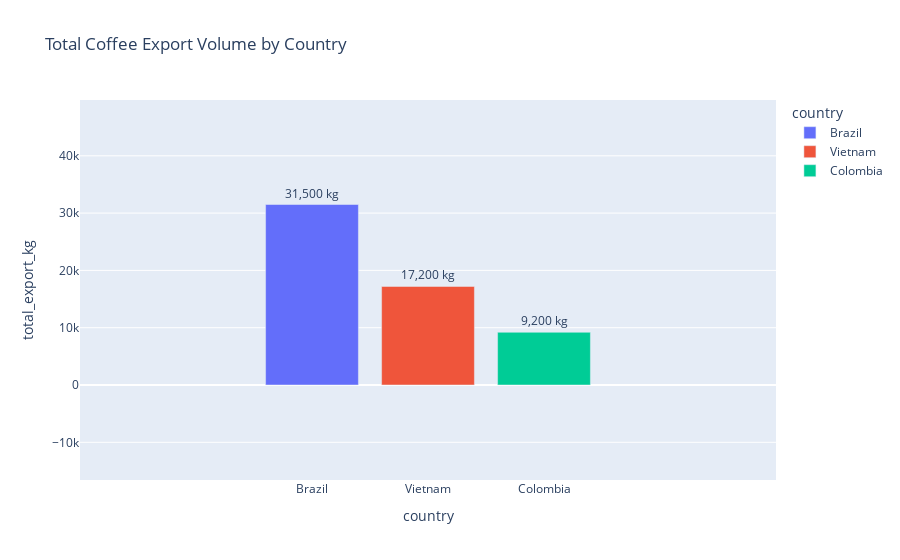

The notebook cell saved with this chart:
### Code cell
import plotly.express as px

fig1 = px.bar(
    df_volume,
    x='country',
    y='total_export_kg',
    color='country',
    title='Total Coffee Export Volume by Country',
    text='total_export_kg'
)

fig1.update_traces(texttemplate='%{text:,} kg', textposition='outside')
fig1.update_layout(uniformtext_minsize=8, uniformtext_mode='hide')
fig1.show()

### Figure 1 — Plotly figure (JSON) as saved in the notebook; plotly's stock layout.template omitted (floating-point values rounded to 4 significant figures)
{"data": [{"hovertemplate": "country=%{x}<br>total_export_kg=%{text}<extra></extra>", "legendgroup": "Brazil", "marker": {"color": "#636efa", "pattern": {"shape": ""}}, "name": "Brazil", "orientation": "v", "showlegend": true, "text": [31500.0], "textposition": "outside", "texttemplate": "%{text:,} kg", "type": "bar", "x": ["Brazil"], "xaxis": "x", "y": [31500], "yaxis": "y"}, {"hovertemplate": "country=%{x}<br>total_export_kg=%{text}<extra></extra>", "legendgroup": "Vietnam", "marker": {"color": "#EF553B", "pattern": {"shape": ""}}, "name": "Vietnam", "orientation": "v", "showlegend": true, "text": [17200.0], "textposition": "outside", "texttemplate": "%{text:,} kg", "type": "bar", "x": ["Vietnam"], "xaxis": "x", "y": [17200], "yaxis": "y"}, {"hovertemplate": "country=%{x}<br>total_export_kg=%{text}<extra></extra>", "legendgroup": "Colombia", "marker": {"color": "#00cc96", "pattern": {"shape": ""}}, "name": "Colombia", "orientation": "v", "showlegend": true, "text": [9200.0], "textposition": "outside", "texttemplate": "%{text:,} kg", "type": "bar", "x": ["Colombia"], "xaxis": "x", "y": [9200], "yaxis": "y"}], "layout": {"autosize": true, "barmode": "relative", "dragmode": "pan", "legend": {"title": {"text": "country"}, "tracegroupgap": 0}, "title": {"text": "Total Coffee Export Volume by Country"}, "uniformtext": {"minsize": 8, "mode": "hide"}, "xaxis": {"anchor": "y", "autorange": false, "categoryarray": ["Brazil", "Vietnam", "Colombia"], "categoryorder": "array", "domain": [0, 1], "range": [-2, 4], "showspikes": false, "title": {"text": "country"}, "type": "category"}, "yaxis": {"anchor": "x", "autorange": false, "domain": [0, 1], "range": [-16580.0, 49740.0], "showspikes": false, "title": {"text": "total_export_kg"}, "type": "linear"}}}
